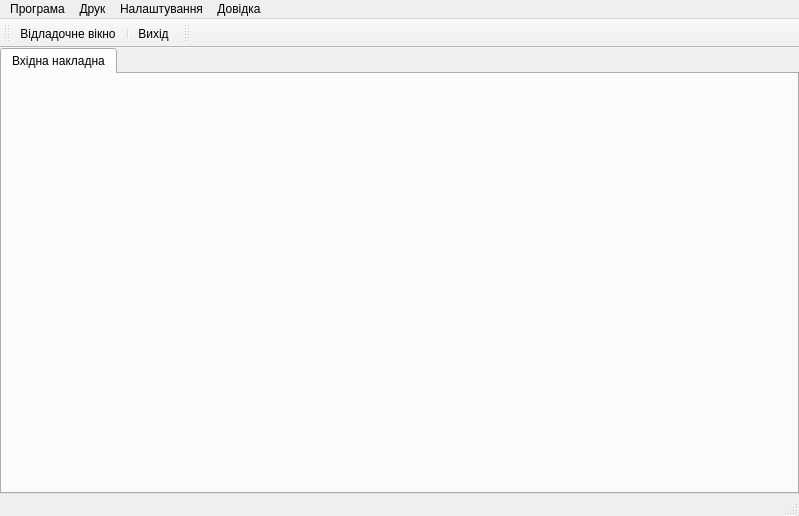
<?xml version="1.0" encoding="UTF-8"?>
<ui version="4.0">
 <class>UMainWindow_gurt_sklad</class>
 <widget class="QMainWindow" name="UMainWindow_gurt_sklad">
  <property name="geometry">
   <rect>
    <x>0</x>
    <y>0</y>
    <width>799</width>
    <height>516</height>
   </rect>
  </property>
  <property name="windowTitle">
   <string>ЕлКом Pro</string>
  </property>
  <widget class="QWidget" name="centralwidget">
   <layout class="QVBoxLayout" name="verticalLayout_3">
    <property name="spacing">
     <number>0</number>
    </property>
    <property name="margin">
     <number>0</number>
    </property>
    <item>
     <widget class="QTabWidget" name="tabWidget_sklad">
      <property name="currentIndex">
       <number>0</number>
      </property>
      <widget class="QWidget" name="tab_vhNakladna">
       <attribute name="title">
        <string>Вхідна накладна</string>
       </attribute>
       <layout class="QVBoxLayout" name="verticalLayout_2"/>
      </widget>
     </widget>
    </item>
   </layout>
  </widget>
  <widget class="QMenuBar" name="menubar">
   <property name="geometry">
    <rect>
     <x>0</x>
     <y>0</y>
     <width>799</width>
     <height>19</height>
    </rect>
   </property>
   <widget class="QMenu" name="menu">
    <property name="title">
     <string>Програма</string>
    </property>
    <addaction name="action_show_debuger"/>
    <addaction name="separator"/>
    <addaction name="action_close_program"/>
   </widget>
   <widget class="QMenu" name="menu_2">
    <property name="title">
     <string>Налаштування</string>
    </property>
    <addaction name="action_options"/>
   </widget>
   <widget class="QMenu" name="menu_3">
    <property name="title">
     <string>Друк</string>
    </property>
    <addaction name="action_printObigIZalyshky"/>
    <addaction name="action_printVidomistZbutuExt"/>
   </widget>
   <widget class="QMenu" name="menu_4">
    <property name="title">
     <string>Довідка</string>
    </property>
    <addaction name="action_about_programm"/>
   </widget>
   <addaction name="menu"/>
   <addaction name="menu_3"/>
   <addaction name="menu_2"/>
   <addaction name="menu_4"/>
  </widget>
  <widget class="QStatusBar" name="statusbar"/>
  <widget class="QToolBar" name="toolBar_programm">
   <property name="windowTitle">
    <string>toolBar</string>
   </property>
   <attribute name="toolBarArea">
    <enum>TopToolBarArea</enum>
   </attribute>
   <attribute name="toolBarBreak">
    <bool>false</bool>
   </attribute>
   <addaction name="action_show_debuger"/>
   <addaction name="separator"/>
   <addaction name="action_close_program"/>
  </widget>
  <widget class="QToolBar" name="toolBar_printDocks">
   <property name="windowTitle">
    <string>toolBar_2</string>
   </property>
   <property name="toolButtonStyle">
    <enum>Qt::ToolButtonTextBesideIcon</enum>
   </property>
   <attribute name="toolBarArea">
    <enum>TopToolBarArea</enum>
   </attribute>
   <attribute name="toolBarBreak">
    <bool>false</bool>
   </attribute>
  </widget>
  <action name="action_close_program">
   <property name="icon">
    <iconset resource="../images/images_sklad.qrc">
     <normaloff>:/pictures/button_cancel.png</normaloff>:/pictures/button_cancel.png</iconset>
   </property>
   <property name="text">
    <string>Вихід</string>
   </property>
   <property name="toolTip">
    <string>Вихід з програми</string>
   </property>
  </action>
  <action name="action_about_programm">
   <property name="icon">
    <iconset resource="../images/images_sklad.qrc">
     <normaloff>:/pictures/trust_info.png</normaloff>:/pictures/trust_info.png</iconset>
   </property>
   <property name="text">
    <string>Про програму</string>
   </property>
  </action>
  <action name="action_show_debuger">
   <property name="icon">
    <iconset resource="../images/images_sklad.qrc">
     <normaloff>:/pictures/debugger.png</normaloff>:/pictures/debugger.png</iconset>
   </property>
   <property name="text">
    <string>Відладочне вікно</string>
   </property>
  </action>
  <action name="action_printObigIZalyshky">
   <property name="text">
    <string>Обігу та залишків</string>
   </property>
  </action>
  <action name="action_printVidomistZbutuExt">
   <property name="text">
    <string>Розгорнутої відомості збуту</string>
   </property>
  </action>
  <action name="action_options">
   <property name="text">
    <string>Опції</string>
   </property>
  </action>
 </widget>
 <resources>
  <include location="../images/images_sklad.qrc"/>
  <include location="../images/images_sklad.qrc"/>
 </resources>
 <connections/>
</ui>
